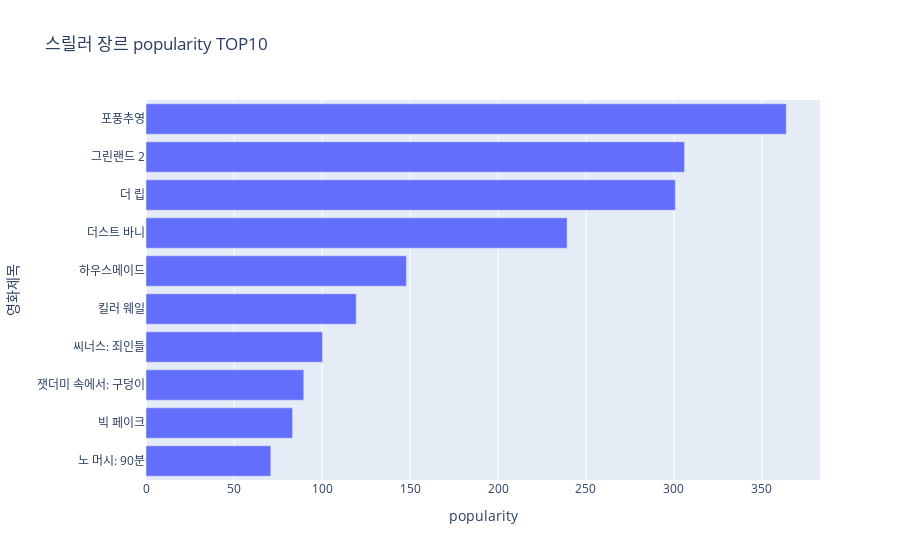

The cell this chart's notebook holds for it:
### Markdown cell above
### 예시
[12, 15, 18, 20, 22, 25, 30, 35, 40, 100]
- 100을 제외한 나머지는 50미만에 몰려있음 -> 단순평균값은 무의미
- 일반적으로 데이터 분석 시, 평균//// 중앙값(:물리적인 가운데 값)=median 사용
- 짝수: 5,6번째 값의 평균
- 홀수: 실제 가운데 1개의 값
=> median = (22+25)/2 = 23.5
-하위 50%: 12,15,18,20,22
->Q1 = 18 (하위 25%)
-상위 50%: 25,30,35,40,100
-> Q3 = 35 (상위 25%)

IQR = Q3 - Q1= 35-18 = 17
Lower Fence = 18 - (17*1.5) = -7.5
Upper Fence = 35 + (17*1.5) = 60.5

min = 12
max = 40
-> 이상치 = 100 => Outlier

mean = 12+15+18+20+22+25+30+35+40+100 = 31.7
첫번째값의 편차: 12 - 31.7 = -19.7


# 위 데이터 적용
스릴러의 경우: 
- 위쪽에 이상치가 존재 => 저 이상치 값을 평가한 사람은 매니아였을 것이라고 판단

=> 스릴러, SF,드라마 장르는 마니아층이 존재한다는 점  도출

### Code cell
import plotly.express as px

TARGET_GENRE = "스릴러"
TOP_N = 10

tmp = df_g[df_g["genre"] == TARGET_GENRE].copy()
tmp = tmp.dropna(subset= ["popularity"]) 
tmp = tmp.sort_values("popularity", ascending = False).head(TOP_N)

fig = px.bar(
    tmp.sort_values("popularity"),
    x="popularity",
    y="title",
    hover_data=["vote_average", "vote_count", "original_language"],
    title= f"{TARGET_GENRE} 장르 popularity TOP{TOP_N}"
)

fig.update_layout(xaxis_title = "popularity", yaxis_title="영화제목")
fig.show()

### Figure 1 — Plotly figure (JSON) as saved in the notebook; plotly's stock layout.template omitted (floating-point values rounded to 4 significant figures)
{"data": [{"alignmentgroup": "True", "customdata": [[6.873, 71, "en"], [6.513, 75, "it"], [3.8, 15, "ar"], [7.485, 3424, "en"], [5.693, 44, "en"], [7.108, 549, "en"], [6.6, 128, "en"], [7.049, 860, "en"], [6.59, 134, "en"], [7.213, 350, "zh"]], "hovertemplate": "popularity=%{x}<br>title=%{y}<br>vote_average=%{customdata[0]}<br>vote_count=%{customdata[1]}<br>original_language=%{customdata[2]}<extra></extra>", "legendgroup": "", "marker": {"color": "#636efa", "pattern": {"shape": ""}}, "name": "", "offsetgroup": "", "orientation": "h", "showlegend": false, "textposition": "auto", "type": "bar", "x": [70.93, 83.29, 89.66, 100.3, 119.4, 148.0, 239.2, 300.8, 306.0, 363.8], "xaxis": "x", "y": ["노 머시: 90분", "빅 페이크", "잿더미 속에서: 구덩이", "씨너스: 죄인들", "킬러 웨일", "하우스메이드", "더스트 바니", "더 립", "그린랜드 2", "포풍추영"], "yaxis": "y"}], "layout": {"barmode": "relative", "legend": {"tracegroupgap": 0}, "title": {"text": "스릴러 장르 popularity TOP10"}, "xaxis": {"anchor": "y", "domain": [0, 1], "title": {"text": "popularity"}}, "yaxis": {"anchor": "x", "domain": [0, 1], "title": {"text": "영화제목"}}}}
